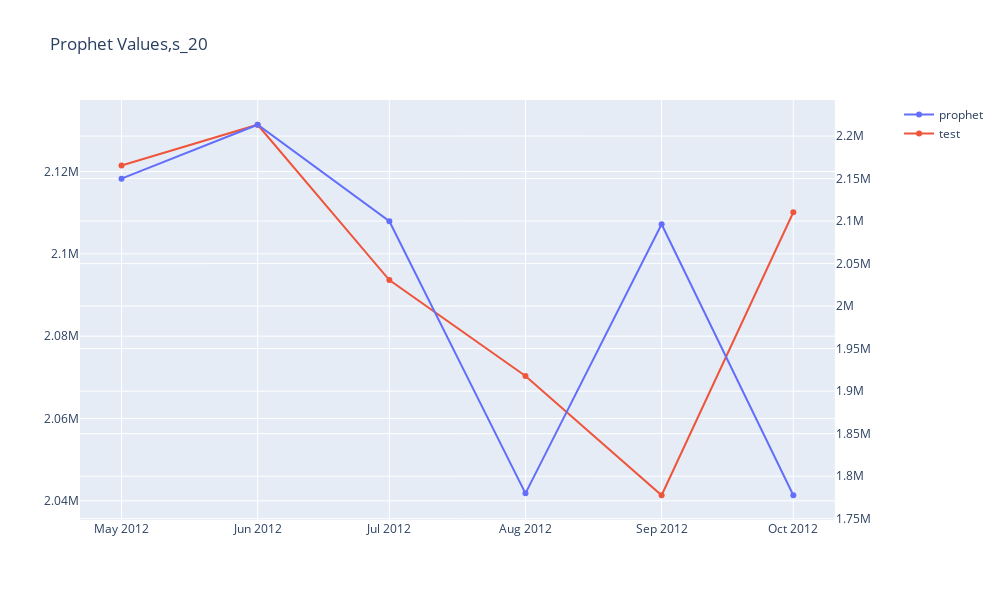

Here is the notebook cell this chart was saved with:
### Code cell
fig = make_subplots(specs=[[{"secondary_y": True}]])


fig.add_trace(
    go.Scatter(x = x_pp ,y = y_pp, name="prophet"),
    secondary_y=True
)

fig.add_trace(
    go.Scatter(x = x_test,y = y_test, name="test"),
    secondary_y=False
)


fig.update_layout(
    title_text=f"Prophet Values,{vnames[0]}",
    width = 1000, height = 600
)

fig.show()

### Figure 1 — Plotly figure (JSON) as saved in the notebook; plotly's stock layout.template omitted (floating-point values rounded to 4 significant figures)
{"data": [{"name": "prophet", "type": "scatter", "x": ["2012-05-01T00:00:00", "2012-06-01T00:00:00", "2012-07-01T00:00:00", "2012-08-01T00:00:00", "2012-09-01T00:00:00", "2012-10-01T00:00:00"], "xaxis": "x", "y": [2150000.0, 2213000.0, 2100000.0, 1780000.0, 2096000.0, 1778000.0], "yaxis": "y2"}, {"name": "test", "type": "scatter", "x": ["2012-05-01T00:00:00", "2012-06-01T00:00:00", "2012-07-01T00:00:00", "2012-08-01T00:00:00", "2012-09-01T00:00:00", "2012-10-01T00:00:00"], "xaxis": "x", "y": [2121000.0, 2131000.0, 2094000.0, 2070000.0, 2041000.0, 2110000.0], "yaxis": "y"}], "layout": {"height": 600, "title": {"text": "Prophet Values,s_20"}, "width": 1000, "xaxis": {"anchor": "y", "autorange": true, "domain": [0, 0.94], "range": ["2012-04-21 13:10:08.9551", "2012-10-10 10:49:51.0449"], "type": "date"}, "yaxis": {"anchor": "x", "autorange": true, "domain": [0, 1], "range": [2035000.0, 2137000.0], "type": "linear"}, "yaxis2": {"anchor": "x", "autorange": true, "overlaying": "y", "range": [1749000.0, 2242000.0], "side": "right", "type": "linear"}}}
